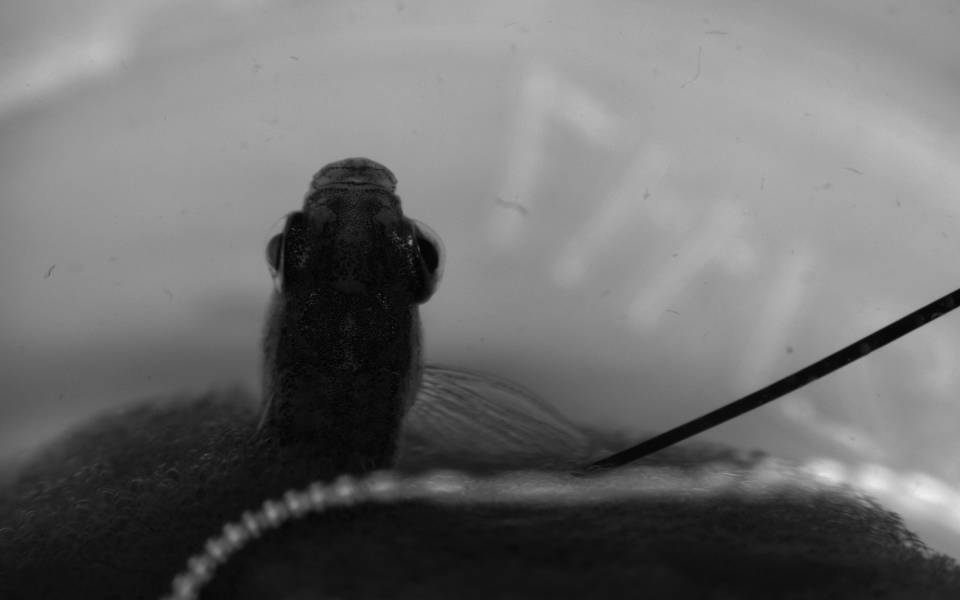
#> input picture TestData/Left.png, 1920 x 1200 px, found by its file name (shown at 1/2 size)
$ python SegmentationTests.py
#> lines starting #> are read from the running program, lines starting #| are printed output that depends on the picture; after the words box and inside, x2 and y2 are one past the last pixel; in counts of white or black regions, pixels touching at a corner belong together
from skimage import data
from skimage.exposure import histogram
from skimage.filters import sobel
from skimage.segmentation import watershed
from skimage.feature import peak_local_max
from scipy import ndimage as ndi
import numpy as np
from skimage.feature import canny
import matplotlib.pyplot as plt
import cv2

'''
img = cv2.imread("TestData//Left.png",cv2.COLOR_BGR2GRAY)
#img = resize(img)

ret,thresh = cv2.threshold(img,127,255,cv2.THRESH_BINARY)
#cv2.imshow("Thresh",thresh)
'''

coins = cv2.imread("TestData//Left.png",cv2.COLOR_BGR2GRAY)
#> coins is the input picture: shape (1200, 1920); min 0, max 243, mean 109.7

markers = np.zeros_like(coins)
markers[coins < 30] = 2
markers[coins > 150] = 1
#markers[coins.any() > 150 and coins.any() < 250] = 1  # 1's are what we want
#markers[coins > 30 and coins < 100] = 3

'''
plt.imshow(markers,cmap = 'gray')
plt.title("Markers")
plt.show()
'''


ax = plt.figure(figsize=(9, 6))

plt.subplot(221)
plt.imshow(markers,cmap = 'gray')
plt.title("Markers")

elevation_map = sobel(coins)
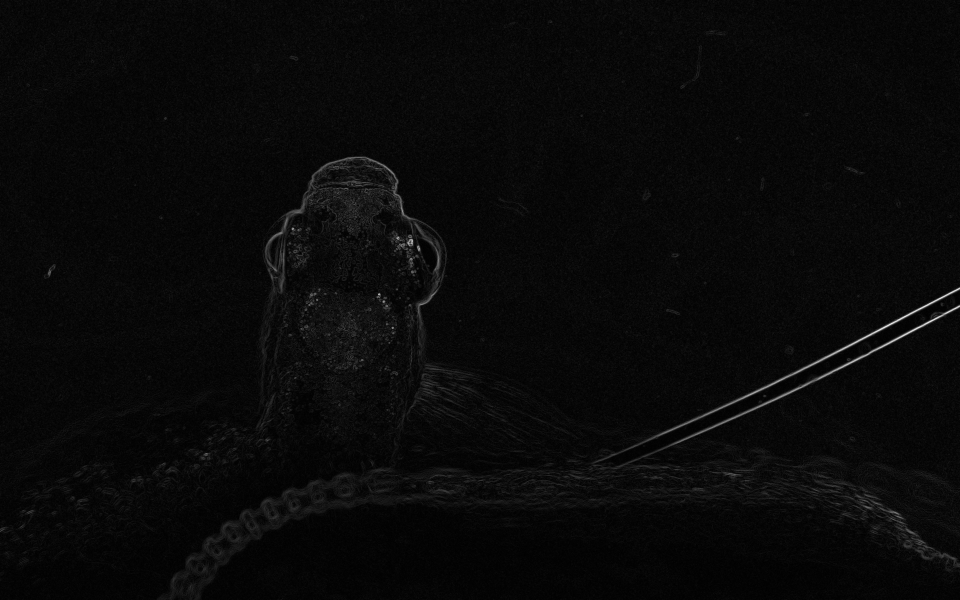
#> elevation_map: shape (1200, 1920) float64 (shown at 1/2 size); min 0, max 0.236, mean 0.00879; drawn with min black and max white

plt.subplot(222)
plt.imshow(elevation_map,cmap = "gist_earth")
plt.title("Elevation Map")

segmentation = watershed(elevation_map, markers)
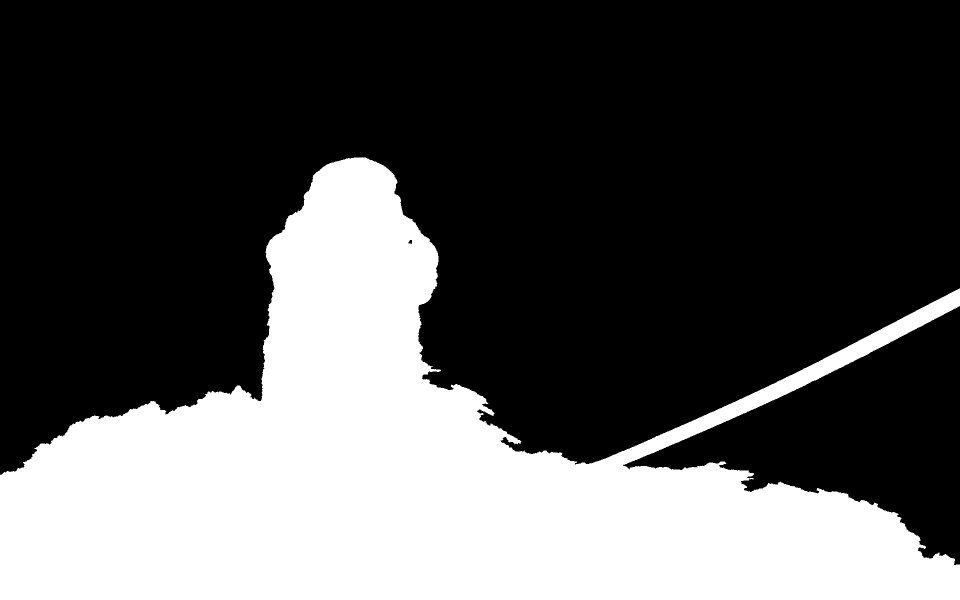
#> segmentation: shape (1200, 1920) (shown at 1/2 size); values 1 (black) and 2 (white), 32.7% white; 1 white region, box (x1, y1, x2, y2) and area: (0, 315, 1920, 1200) 754168

'''
plt.subplot(233)
plt.imshow(segmentation)
plt.title("Seg 1")
'''
segmentation = ndi.binary_fill_holes(segmentation - 1) # I believe this sets that background as 0 so we don't change it
#> segmentation: shape (1200, 1920) bool; 32.7% white; 1 white region, box (x1, y1, x2, y2) and area: (0, 315, 1920, 1200) 754210

'''
plt.subplot(233)
plt.imshow(segmentation)
plt.title("Segment w/ Filled Holes")
'''
labeled_coins, num_features = ndi.label(segmentation)
#> num_features = 1

print(num_features)
#| 1

test = labeled_coins

plt.subplot(223)
plt.imshow(labeled_coins)
#plt.legend((line1,line2),("Labeled","Background"),loc = "upper left"  )
plt.title("Labeled Objects")


freq = np.argmax(np.bincount(test.flatten())[1:]) + 1
#> freq = 1

#print(freq)

index = np.where(test == freq)
#> index = 754210 positions, rows 315 to 1199, columns 0 to 1919

#print(index)

y = index[0][0]
#> y = 315
x = index[1][index[0] == y]
#> x = 24 values from 708 to 731

print(x)
#| [708 709 710 711 712 713 714 715 716 717 718 719 720 721 722 723 724 725
#|  726 727 728 729 730 731]
def findMed(arr):
	return arr[int(np.trunc(len(arr)/2))]

x = findMed(x)
#> x = 720

print("Y is: ",y)
#| Y is:  315
print("X is: ",x)
#| X is:  720

print(test[y][x])
#| 1

plt.subplot(224)
plt.imshow(test)
plt.title("Final")
plt.arrow(x+200,y-200,-175,175, length_includes_head = True,head_width = 50, linewidth = 3, color = "r")
plt.tight_layout()
#plt.text(x,y,"Here")
plt.show()
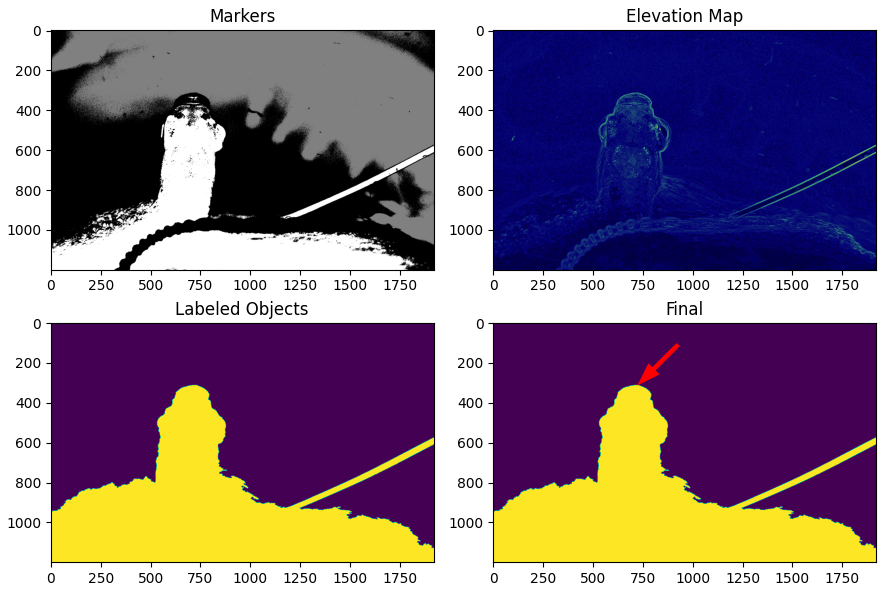
#> figure drawn by matplotlib, 4 panels

print(np.unique(labeled_coins))
#| [0 1]

$ run again, with TestData/LitFish.png copied over TestData/Left.png
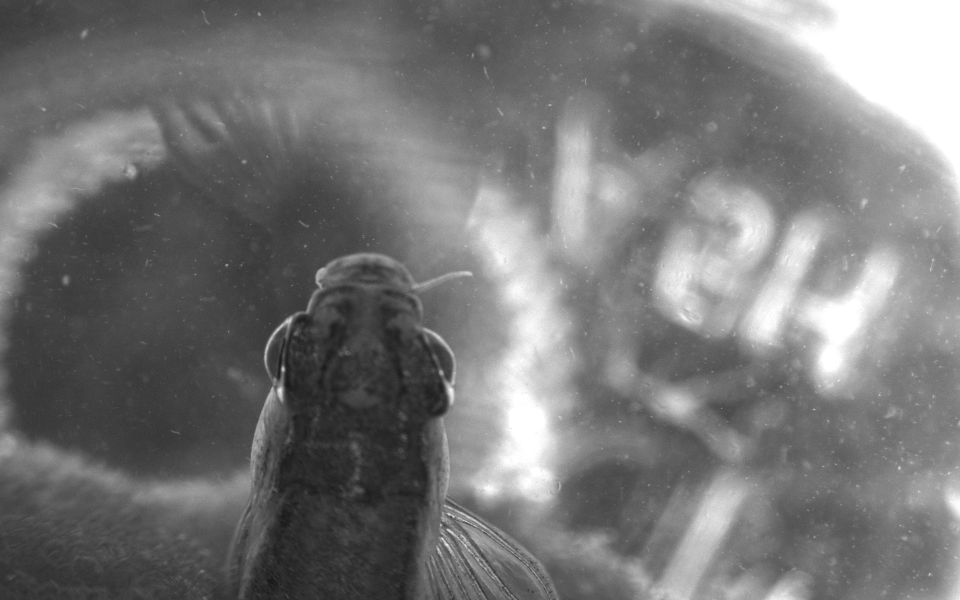
#> input picture TestData/LitFish.png, 1920 x 1200 px, found by its file name (shown at 1/2 size)
#> coins is the input picture: shape (1200, 1920, 3); min 21, max 255, mean 118.7
#> `segmentation = watershed(elevation_map, markers)`:
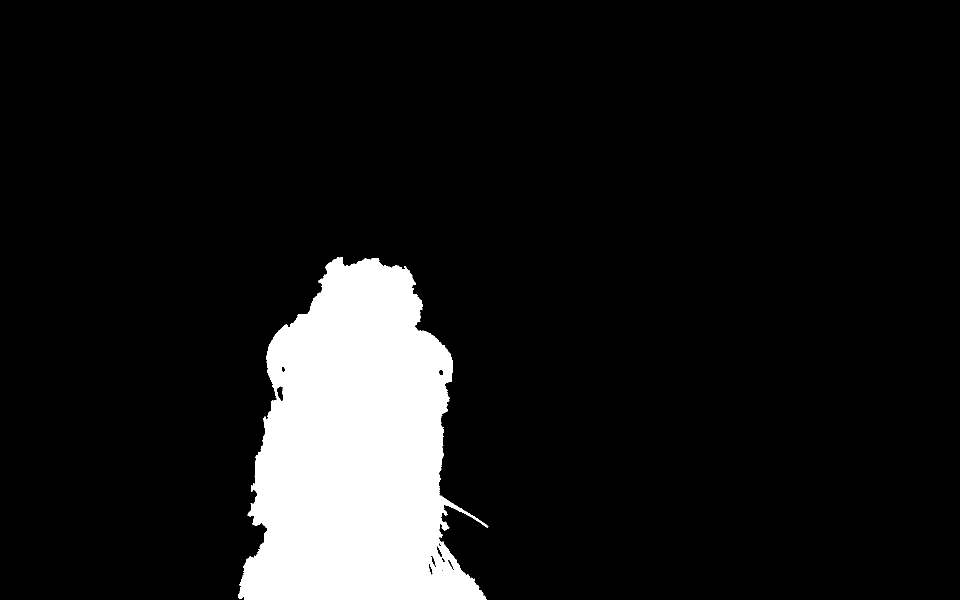
#> segmentation: shape (1200, 1920, 3) (shown at 1/2 size); values 1 (black) and 2 (white), 10% white; 1 white region, box (x1, y1, x2, y2) and area: (476, 514, 977, 1200) 231091
#> num_features = 1
#| 1
#> y = 514
#> `x = index[1][index[0] == y]`: x = [677, 677, 677, 681, 681, 681, 684, 684, 684]
#| [677 677 677 681 681 681 684 684 684]
#> `x = findMed(x)`: x = 681
#| Y is:  514
#| X is:  681
#| [1 1 1]
#> `plt.show()`:
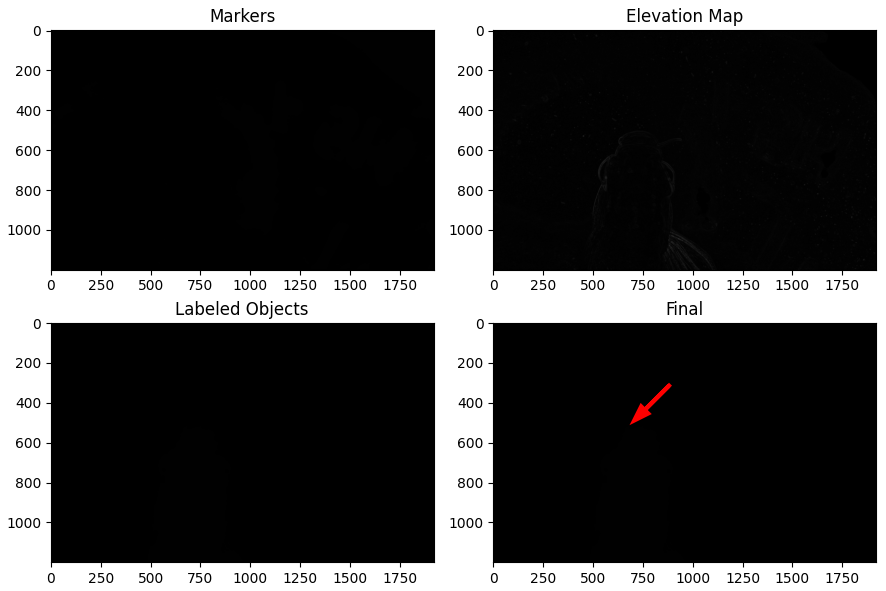
#> figure drawn by matplotlib, 4 panels
#| [0 1]
